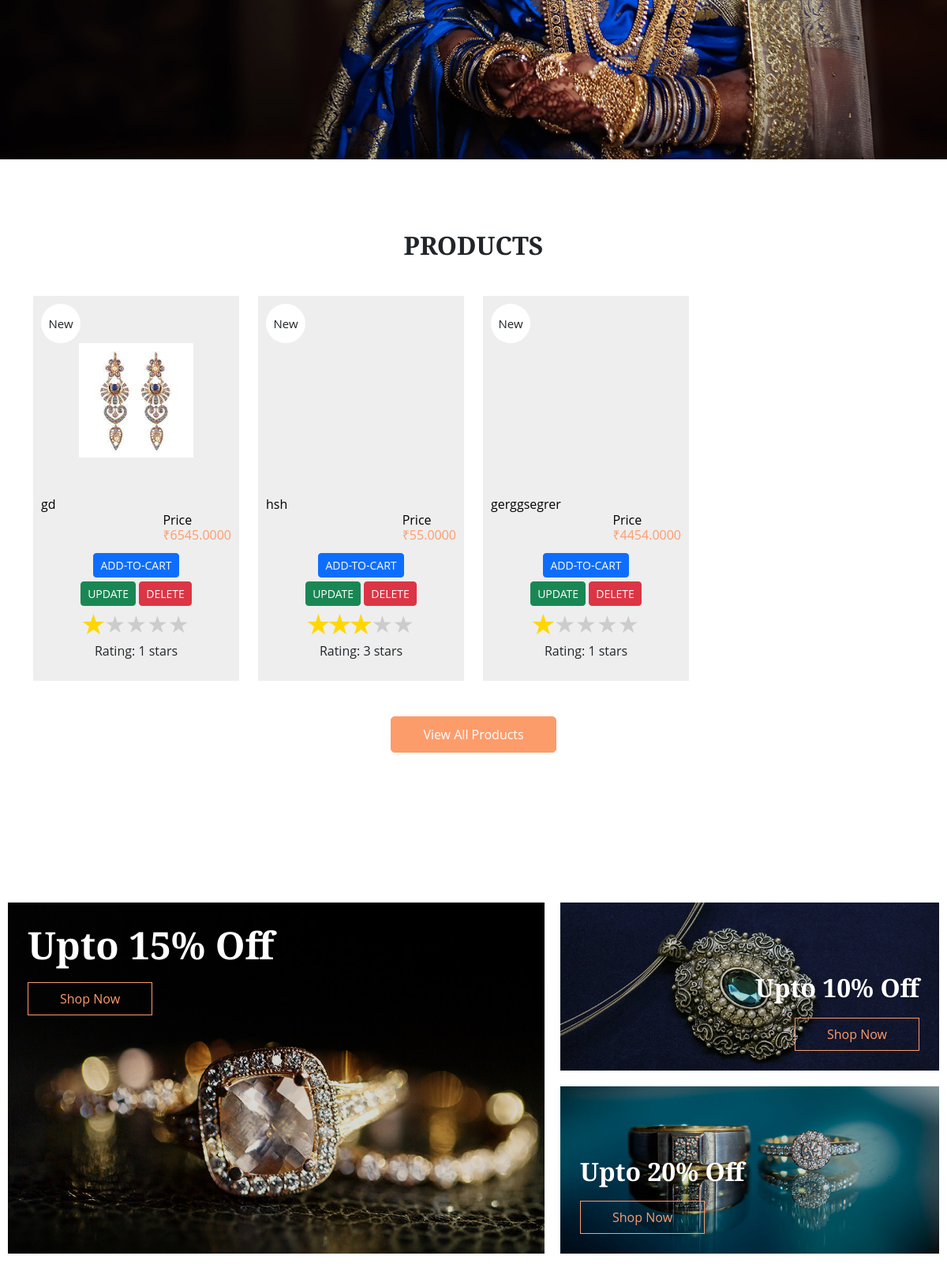
The app's page / (middle part), older data.
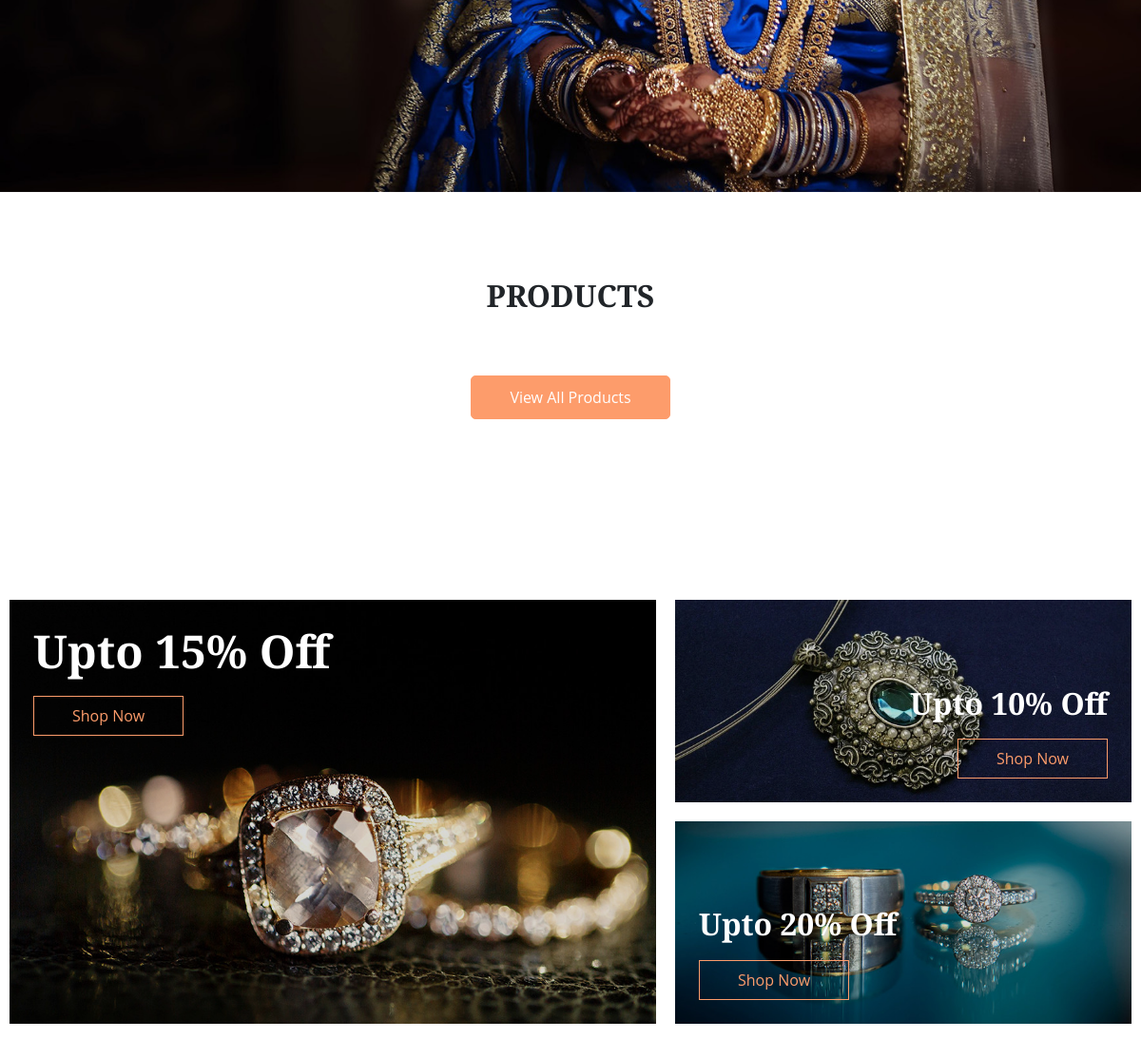
The same page, newer data.
### shop/models.py (models this page shows)
class productmodel(models.Model):
    Title= models.CharField(max_length=225,name='TITLE',null=False)
    Description=models.TextField(max_length=500,name='DESCRIPTION',null=True)
    Price=models.DecimalField(name="PRICE",null=False,decimal_places=4,max_digits=25)
    Rating=models.IntegerField(name='RATINGS',default=1)
    imagepath=models.ImageField(name="IMAGE",upload_to='product_images/', null=True)
    Product_Category=models.CharField(name="PRODUCT_CATEGORY",max_length=500, null=True)

### products/views.py (the view)
# urls.py: path('',indexpage,name="index"),
def indexpage(request):
    product=productmodel.objects.all()[:4]
    return render(request,"index.html" ,context={"user":request.user,"products":product})

### templates/index.html (shortened to what this page needs)
{% extends 'base.html' %}
{%block content %}
{%load static%}
  <section class="slider_section position-relative">
    <div class="slider_bg_box">
      <img src='{% static "/images/slider-bg.jpg" %}' alt="">
    </div>
    <div class="container">
      <div class="col-md-9 col-lg-8">
        <div class="detail-box">
        </div>
      </div>
    </div>
  </section>
<section class="shop_section layout_padding">
  <div class="container">
    <div class="heading_container heading_center">
      <h2>
     Products
      </h2>
    </div>
    <div class="row">
      {%for product in products%}
      <div class="col-sm-6 col-md-4 col-lg-3">
          <div class="box">
          <a href="">
            <div class="img-box">
              <img src= "{{product.IMAGE.url}}" alt="">
            </div>
            <div class="detail-box">
              <h6>
                {{product.TITLE}}
              </h6>
                <h6 ><br>
                  Price
                  <span><br>
                  ₹{{product.PRICE}}
                  </span>
                </h6>
            </div>
            <div id="adddeleteupdate" style="text-align: center;" >
              <div style="padding-top: 5px; padding-bottom:5px">
                <button type="button" class="btn btn-primary btn-sm"><a style="color: rgb(253, 253, 253);" href="{%url 'edit' product.id %}">ADD-TO-CART </a></button>
              </div>
                <button type="button" class="btn btn-success btn-sm"><a style="color: rgb(255, 255, 255);" href="{%url 'edit' product.id %}">UPDATE</a></button>
                <button type="button"  class="btn btn-danger btn-sm"><a style="color: white;"  href="{%url 'delete' product.id %}">DELETE</a></button>
              </div>
            <div class="container">
               <div class="rating" data-rating="0" style="text-align: center;">
                 {% if product.RATINGS %}
                   {% for i in "x"|ljust:"5" %}
                   {% if forloop.counter <= product.RATINGS %}
                   <span class="star  active star-{{product.id}}" data-value="{{ forloop.counter }}">&#9733;</span>
                   {% else %}
                   <span class="normalstar star-{{product.id}}" data-value="{{ forloop.counter }}">&#9733;</span>
                   {% endif %}
                   {%endfor%}
                   {%endif%}
               </div>
              <p style="text-align: center;">Rating: <span id="rating-{{product.id}}">{{product.RATINGS}}</span> stars</p>
          </div>
            <div class="new">
              <span>
                New
              </span>
            </div>
          </a>
        </div>
      </div>
      {%endfor%}
    <div class="btn-box">
      <a href="">
        View All Products
      </a>
    </div>
  </div>
</section>
  <section class="offer_section layout_padding">
    <div class="container-fluid">
      <div class="row">
        <div class="col-md-7 px-0">
          <div class="box offer-box1">
            <img src='{% static "images/o1.jpg" %}' alt="">
            <div class="detail-box">
              <h2>
                Upto 15% Off
              </h2>
              <a href="">
                Shop Now
              </a>
            </div>
          </div>
        </div>
        <div class="col-md-5 px-0">
          <div class="box offer-box2">
            <img src='{% static "images/o2.jpg" %}' alt="">
            <div class="detail-box">
              <h2>
                Upto 10% Off
              </h2>
              <a href="">
                Shop Now
              </a>
            </div>
          </div>
          <div class="box offer-box3">
            <img src='{% static "images/o3.jpg" %}'alt="">
            <div class="detail-box">
              <h2>
                Upto 20% Off
              </h2>
              <a href="">
                Shop Now
              </a>
            </div>
          </div>
        </div>
      </div>
    </div>
  </section>
  {%endblock%}

### templates/base.html (shortened to what this page needs)
{%load static%}
<!DOCTYPE html>
<html>
<head>
    <link rel="stylesheet" type="text/css" href='{% static "/css/bootstrap.css" %} '/>
    <link href='{% static "/css/font-awesome.min.css" %}' rel="stylesheet" />
    <link href='{% static "/css/style.css" %}'rel="stylesheet" />
    <link href='{% static "/css/responsive.css" %}' rel="stylesheet" />
    <link href="https://cdn.jsdelivr.net/npm/bootstrap@5.3.2/dist/css/bootstrap.min.css" rel="stylesheet">
    <link href='{% static "/css/create.css" %}'rel="stylesheet" />
  </head>
<body>
{% block content %}
{%endblock%}
</body>
</html>

### static/css/style.css (style rules this page uses)
body { font-family: "Poppins", sans-serif; color: #020202; background-color: #fffdfd; overflow-x: hidden; }
.layout_padding { padding: 90px 0; }
.heading_container { display: -webkit-box; display: -ms-flexbox; display: flex; -webkit-box-orient: vertical; -webkit-box-direction: normal; -ms-flex-direction: column; flex-direction: column; -webkit-box-align: start; -ms-flex-align: start; align-items: flex-start; font-family: 'Playfair Display', serif; }
.heading_container h2 { position: relative; font-weight: bold; text-transform: uppercase; margin: 0; }
.heading_container.heading_center { -webkit-box-align: center; -ms-flex-align: center; align-items: center; text-align: center; }
h1, h2 { font-family: 'Playfair Display', serif; }
a, a:hover, a:focus { text-decoration: none; }
.slider_section { min-height: 100vh; -webkit-box-flex: 1; -ms-flex: 1; flex: 1; display: -webkit-box; display: -ms-flexbox; display: flex; -webkit-box-align: center; -ms-flex-align: center; align-items: center; position: relative; }
.slider_section .detail-box { position: relative; z-index: 4; color: #ffffff; padding: 75px 0; }
.slider_section .slider_bg_box { position: absolute; top: 0; left: 0; width: 100%; height: 100%; z-index: 2; overflow: hidden; }
.slider_section .slider_bg_box img { width: 100%; height: 100%; -o-object-fit: cover; object-fit: cover; -o-object-position: top right; object-position: top right; }
.shop_section .heading_container { margin-bottom: 20px; }
.shop_section .btn-box { display: -webkit-box; display: -ms-flexbox; display: flex; -webkit-box-pack: center; -ms-flex-pack: center; justify-content: center; margin-top: 45px; }
.shop_section .btn-box a { display: inline-block; padding: 10px 40px; background-color: #fd9c6b; color: #ffffff; border-radius: 5px; border: 1px solid #fd9c6b; -webkit-transition: all .2s; transition: all .2s; }
.offer_section .row > div { display: -webkit-box; display: -ms-flexbox; display: flex; -webkit-box-orient: vertical; -webkit-box-direction: normal; -ms-flex-direction: column; flex-direction: column; -webkit-box-pack: stretch; -ms-flex-pack: stretch; justify-content: stretch; }
.offer_section .box { margin: 10px; height: 100%; position: relative; min-height: 175px; }
.offer_section .box img { width: 100%; min-height: 100%; }
.offer_section .box .detail-box { position: absolute; top: 0; left: 0; width: 100%; height: 100%; display: -webkit-box; display: -ms-flexbox; display: flex; -webkit-box-orient: vertical; -webkit-box-direction: normal; -ms-flex-direction: column; flex-direction: column; -webkit-box-align: start; -ms-flex-align: start; align-items: flex-start; -webkit-box-pack: center; -ms-flex-pack: center; justify-content: center; color: #ffffff; padding: 25px; background-color: rgba(0, 0, 0, 0.15); }
.offer_section .box .detail-box h2 { font-weight: bold; }
.offer_section .box .detail-box a { display: inline-block; padding: 8px 40px; background-color: transparent; color: #fd9c6b; border-radius: 0; border: 1px solid #fd9c6b; -webkit-transition: all .2s; transition: all .2s; margin-top: 10px; }
.offer_section .box.offer-box1 { min-height: 225px; }
.offer_section .box.offer-box1 .detail-box { -webkit-box-pack: start; -ms-flex-pack: start; justify-content: flex-start; }
.offer_section .box.offer-box1 .detail-box h2 { font-size: 3rem; }
.offer_section .box.offer-box2 .detail-box h2, .offer_section .box.offer-box3 .detail-box h2 { font-size: 2rem; }
.offer_section .box.offer-box2 .detail-box { -webkit-box-align: end; -ms-flex-align: end; align-items: flex-end; -webkit-box-pack: end; -ms-flex-pack: end; justify-content: flex-end; }
.offer_section .box.offer-box3 .detail-box { -webkit-box-align: start; -ms-flex-align: start; align-items: flex-start; -webkit-box-pack: end; -ms-flex-pack: end; justify-content: flex-end; }

### static/css/responsive.css (style rules this page uses)
@media (min-width: 1200px) { .container { max-width: 1170px; } }

### static/css/create.css (style rules this page uses)
body { min-height: 100vh; box-sizing: border-box; font-family: "Open Sans"; }
a { text-decoration: none; }

Row changes from the older to the newer data that the page shows:
removed productmodel: IMAGE (picture), TITLE "gd", PRICE "6545.0000", RATINGS "1"
removed productmodel: TITLE "hsh", PRICE "55.0000", RATINGS "3"
removed productmodel: TITLE "gerggsegrer", PRICE "4454.0000", RATINGS "1"
